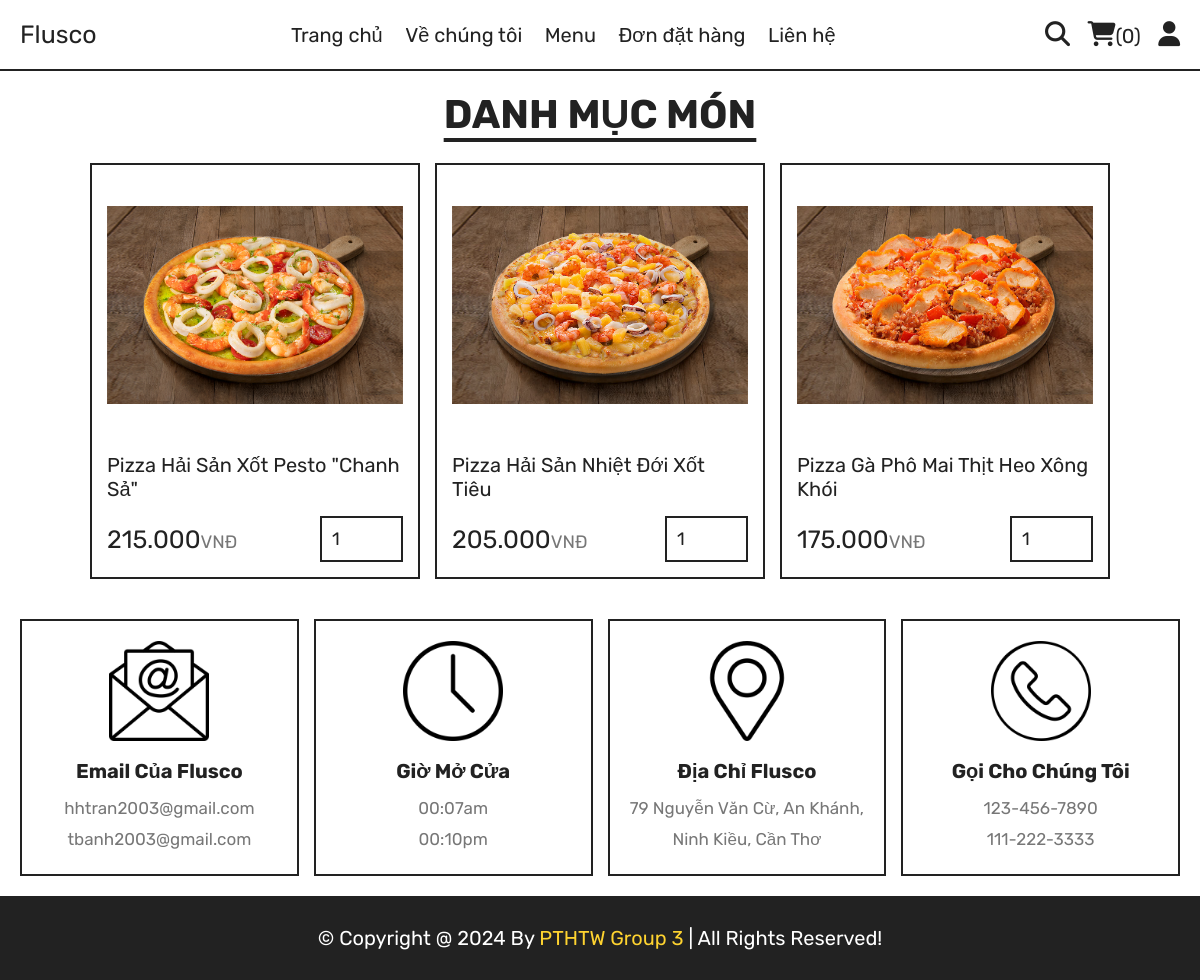
The page /category.php?category=pizza on the database its author committed.
### tables this page shows
CREATE TABLE `products` (
  `id` int(100) NOT NULL,
  `name` varchar(100) NOT NULL,
  `category` varchar(100) NOT NULL,
  `price` int(10) NOT NULL,
  `image` varchar(100) NOT NULL
);

### category.php (the view, shortened to what this page needs)
<?php
include 'components/connect.php';
?>
<!DOCTYPE html>
<html lang="en">
<head>
   <link rel="stylesheet" href="https://cdnjs.cloudflare.com/ajax/libs/font-awesome/6.1.1/css/all.min.css">
   <link rel="stylesheet" href="css/style.css">
</head>
<body>
<?php include 'components/user_header.php'; ?>
<section class="products">
   <h1 class="title">Danh mục món</h1>
   <div class="box-container">
      <?php
         $category = $_GET['category'];
         $select_products = $conn->prepare("SELECT * FROM `products` WHERE category = ?");
         $select_products->execute([$category]);
         if($select_products->rowCount() > 0){
            while($fetch_products = $select_products->fetch(PDO::FETCH_ASSOC)){
      ?>
      <form action="" method="post" class="box">
         <img src="uploaded_img/<?= $fetch_products['image']; ?>" alt="">
         <div class="name"><?= $fetch_products['name']; ?></div>
         <div class="flex">
            <div class="price"><?= number_format($fetch_products['price'],0,"","."); ?><span>VNĐ</span></div>
            <input type="number" name="qty" class="qty" min="1" max="99" value="1" maxlength="2">
         </div>
      </form>
      <?php
            }
         }else{
            echo '<p class="empty">no products added yet!</p>';
         }
      ?>
   </div>
</section>
<?php include 'components/footer.php'; ?>
</body>
</html>

### css/style.css (style rules this page uses)
:root { --yellow:#fed330; --red:#e74c3c; --white:#fff; --black:#222; --light-color:#777; --border:.2rem solid var(--black); }
* { font-family: 'Rubik', sans-serif; margin:0; padding:0; box-sizing: border-box; outline: none; border: none; text-decoration: none; }
html { font-size: 62.5%; overflow-x: hidden; scroll-behavior: smooth; stop-opacity: 7rem; }
section { margin:0 auto; max-width: 1200px; padding:2rem; }
.title { text-align: center; margin-bottom: 2.5rem; font-size: 4rem; color:var(--black); text-transform: uppercase; text-decoration: underline; text-underline-offset: 1rem; }
.products .box-container { display: grid; grid-template-columns: repeat(auto-fit, 33rem); justify-content: center; align-items: flex-start; gap:1.5rem; }
.products .box-container .box { border:var(--border); padding:1.5rem; position: relative; overflow: hidden; }
.products .box-container .box img { height: 25rem; width: 100%; object-fit: contain; margin-bottom: 1rem; }
.products .box-container .box .name { font-size: 2rem; color:var(--black); margin:1rem 0; }
.products .box-container .box .flex { display: flex; align-items: center; gap:1rem; margin-top: 1.5rem; }
.products .box-container .box .flex .price { margin-right: auto; font-size: 2.5rem; color:var(--black); }
.products .box-container .box .flex .price span { color:var(--light-color); font-size: 1.8rem; }
.products .box-container .box .flex .qty { padding:1rem; border:var(--border); font-size: 1.8rem; color:var(--black); }

### rows shown on the page
products: image (picture), name "Pizza Hải Sản Xốt Pesto \"Chanh Sả\"", price "215.000"
products: image (picture), name "Pizza Hải Sản Nhiệt Đới Xốt Tiêu", price "205.000"
products: image (picture), name "Pizza Gà Phô Mai Thịt Heo Xông Khói", price "175.000"

### other values the page prints
$total_cart_items "0"
